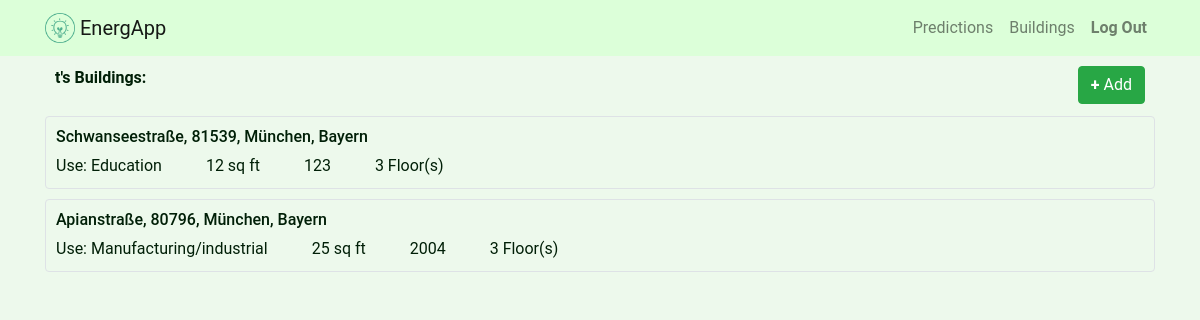
Before: /buildings (signed in) with the older database file.
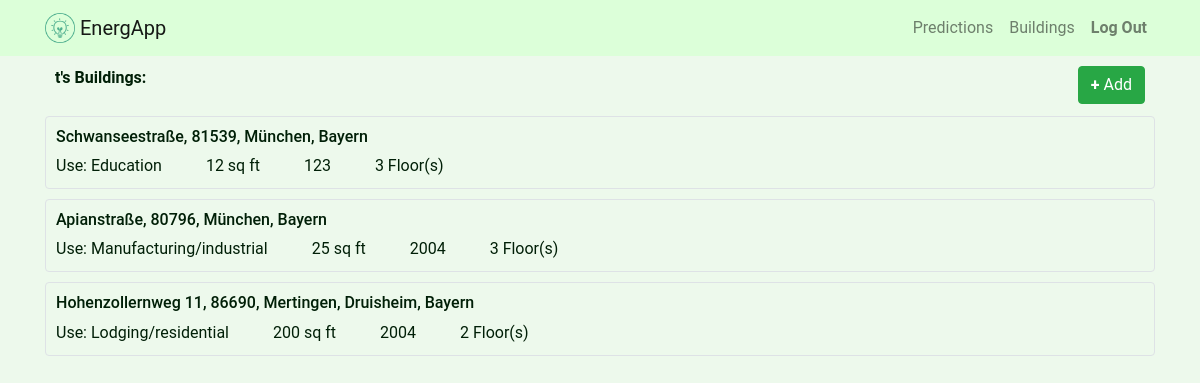
After: the same page with the newer database file.
### models.py (models this page shows, shortened)
class Building(db.Model):
    __tablename__ = 'building'
    id = db.Column(db.Integer,
                   primary_key=True)
    name = db.Column(db.String,
                     nullable=False,
                     unique=False)
    primary_use = db.Column(db.String(120),
                            nullable=False)
    square_feet = db.Column(db.Integer,
                            nullable=False)
    year_built = db.Column(db.Integer,
                           nullable=True)
    floorcount = db.Column(db.Integer,
                           nullable=True)
    latitude = db.Column(db.Float,
                             nullable=False)
    longitude = db.Column(db.Float,
                              nullable=False)
    user_id = db.Column(db.Integer,
                        db.ForeignKey('user.id'),
                        nullable=False)

### routes.py (the view, shortened to what this page needs)
@main_bp.route('/buildings', methods=['GET', 'POST'])
@login_required
def buildings_page():
    building_form = BuildingForm(request.form)
    buildings = Building.query.filter_by(user_id=current_user.name).all()
    return render_template('building.html', buildings=buildings, form=BuildingForm())

### auth.py (called while the page is built)
@login_manager.user_loader
def load_user(user_id):
    if user_id is not None:
        return User.query.get(user_id)
    return None

### templates/building.html (shortened to what this page needs)
{% extends "layout.html" %}
{% import "bootstrap/wtf.html" as wtf %}
{% block body %}
<div class="container" style="padding: 10px">
    <div class="row">
        <div class="col-sm-6">
            <p><b>{{current_user.name}}'s Buildings:</b></p>
        </div>
        <div class="col-sm-6 text-right">
            <button type="button" class="btn btn-success" data-toggle="modal" data-target="#buildingModal">
                <b>+</b> Add
            </button>
        </div>
    </div>
</div>
          {% for b in buildings %}
<div class="col-lg-12 border rounded", style="padding: 10px; margin-bottom: 10px">
    <h6>{{ b.name}}</h6>
    <span style="margin-right: 40px">Use: {{b.primary_use}}</span>
    <span style="margin-right: 40px">{{b.square_feet}} sq ft</span>
    <span style="margin-right: 40px">{{b.year_built}}</span>
    <span style="margin-right: 40px">{{b.floorcount}} Floor(s)</span>
</div>
          {% endfor %}
{% endblock %}

Changed rows visible on the page:
added Building: name "Hohenzollernweg 11, 86690, Mertingen, Druisheim, Bayern", primary_use "Lodging/residential", square_feet "200", year_built "2004", floorcount "2"
